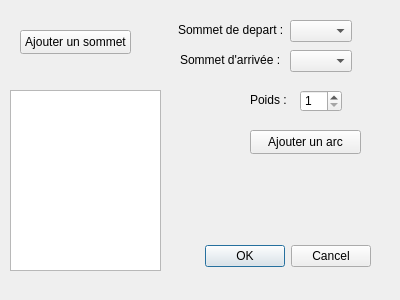
<?xml version="1.0" encoding="UTF-8"?>
<ui version="4.0">
 <class>AjouterArcsDialog</class>
 <widget class="QDialog" name="AjouterArcsDialog">
  <property name="geometry">
   <rect>
    <x>0</x>
    <y>0</y>
    <width>400</width>
    <height>300</height>
   </rect>
  </property>
  <property name="windowTitle">
   <string>Dialog</string>
  </property>
  <widget class="QDialogButtonBox" name="buttonBox">
   <property name="geometry">
    <rect>
     <x>30</x>
     <y>240</y>
     <width>341</width>
     <height>32</height>
    </rect>
   </property>
   <property name="orientation">
    <enum>Qt::Orientation::Horizontal</enum>
   </property>
   <property name="standardButtons">
    <set>QDialogButtonBox::StandardButton::Cancel|QDialogButtonBox::StandardButton::Ok</set>
   </property>
  </widget>
  <widget class="QComboBox" name="comboBoxDepart">
   <property name="geometry">
    <rect>
     <x>290</x>
     <y>20</y>
     <width>62</width>
     <height>22</height>
    </rect>
   </property>
  </widget>
  <widget class="QComboBox" name="comboBoxArrivee">
   <property name="geometry">
    <rect>
     <x>290</x>
     <y>50</y>
     <width>62</width>
     <height>22</height>
    </rect>
   </property>
  </widget>
  <widget class="QLabel" name="label">
   <property name="geometry">
    <rect>
     <x>178</x>
     <y>20</y>
     <width>111</width>
     <height>20</height>
    </rect>
   </property>
   <property name="text">
    <string>Sommet de depart :</string>
   </property>
  </widget>
  <widget class="QLabel" name="label_2">
   <property name="geometry">
    <rect>
     <x>180</x>
     <y>50</y>
     <width>111</width>
     <height>20</height>
    </rect>
   </property>
   <property name="text">
    <string>Sommet d'arrivée :</string>
   </property>
  </widget>
  <widget class="QPushButton" name="buttonAjouterSommet">
   <property name="geometry">
    <rect>
     <x>20</x>
     <y>30</y>
     <width>111</width>
     <height>24</height>
    </rect>
   </property>
   <property name="text">
    <string>Ajouter un sommet</string>
   </property>
  </widget>
  <widget class="QSpinBox" name="spinBoxPoids">
   <property name="geometry">
    <rect>
     <x>300</x>
     <y>90</y>
     <width>42</width>
     <height>22</height>
    </rect>
   </property>
   <property name="minimum">
    <number>1</number>
   </property>
  </widget>
  <widget class="QLabel" name="labelPoids">
   <property name="geometry">
    <rect>
     <x>250</x>
     <y>90</y>
     <width>41</width>
     <height>20</height>
    </rect>
   </property>
   <property name="text">
    <string>Poids :</string>
   </property>
  </widget>
  <widget class="QPushButton" name="BouttonAjouterArc">
   <property name="geometry">
    <rect>
     <x>250</x>
     <y>130</y>
     <width>111</width>
     <height>24</height>
    </rect>
   </property>
   <property name="text">
    <string>Ajouter un arc</string>
   </property>
  </widget>
  <widget class="QListWidget" name="listeArcs">
   <property name="geometry">
    <rect>
     <x>10</x>
     <y>90</y>
     <width>151</width>
     <height>181</height>
    </rect>
   </property>
  </widget>
 </widget>
 <resources/>
 <connections>
  <connection>
   <sender>buttonBox</sender>
   <signal>accepted()</signal>
   <receiver>AjouterArcsDialog</receiver>
   <slot>accept()</slot>
   <hints>
    <hint type="sourcelabel">
     <x>248</x>
     <y>254</y>
    </hint>
    <hint type="destinationlabel">
     <x>157</x>
     <y>274</y>
    </hint>
   </hints>
  </connection>
  <connection>
   <sender>buttonBox</sender>
   <signal>rejected()</signal>
   <receiver>AjouterArcsDialog</receiver>
   <slot>reject()</slot>
   <hints>
    <hint type="sourcelabel">
     <x>316</x>
     <y>260</y>
    </hint>
    <hint type="destinationlabel">
     <x>286</x>
     <y>274</y>
    </hint>
   </hints>
  </connection>
 </connections>
</ui>
